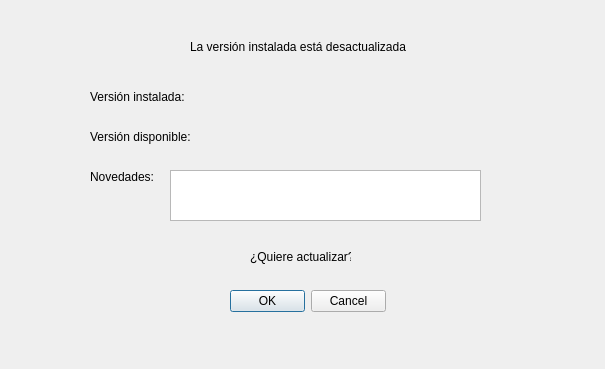
<?xml version="1.0" encoding="UTF-8"?>
<ui version="4.0">
 <class>ventanaActualizar</class>
 <widget class="QDialog" name="ventanaActualizar">
  <property name="geometry">
   <rect>
    <x>0</x>
    <y>0</y>
    <width>605</width>
    <height>369</height>
   </rect>
  </property>
  <property name="windowTitle">
   <string>Dialog</string>
  </property>
  <widget class="QLabel" name="label">
   <property name="geometry">
    <rect>
     <x>190</x>
     <y>40</y>
     <width>216</width>
     <height>14</height>
    </rect>
   </property>
   <property name="font">
    <font>
     <pointsize>9</pointsize>
    </font>
   </property>
   <property name="text">
    <string>La versión instalada está desactualizada.</string>
   </property>
  </widget>
  <widget class="QLabel" name="label_2">
   <property name="geometry">
    <rect>
     <x>90</x>
     <y>90</y>
     <width>94</width>
     <height>14</height>
    </rect>
   </property>
   <property name="font">
    <font>
     <pointsize>9</pointsize>
    </font>
   </property>
   <property name="text">
    <string>Versión instalada:</string>
   </property>
  </widget>
  <widget class="QLabel" name="label_3">
   <property name="geometry">
    <rect>
     <x>90</x>
     <y>130</y>
     <width>101</width>
     <height>14</height>
    </rect>
   </property>
   <property name="font">
    <font>
     <pointsize>9</pointsize>
    </font>
   </property>
   <property name="text">
    <string>Versión disponible:</string>
   </property>
  </widget>
  <widget class="QLabel" name="versionInstalada">
   <property name="geometry">
    <rect>
     <x>190</x>
     <y>90</y>
     <width>111</width>
     <height>20</height>
    </rect>
   </property>
   <property name="font">
    <font>
     <pointsize>9</pointsize>
    </font>
   </property>
   <property name="text">
    <string/>
   </property>
  </widget>
  <widget class="QLabel" name="versionDisponible">
   <property name="geometry">
    <rect>
     <x>200</x>
     <y>130</y>
     <width>101</width>
     <height>16</height>
    </rect>
   </property>
   <property name="font">
    <font>
     <pointsize>9</pointsize>
    </font>
   </property>
   <property name="text">
    <string/>
   </property>
  </widget>
  <widget class="QLabel" name="label_4">
   <property name="geometry">
    <rect>
     <x>250</x>
     <y>250</y>
     <width>101</width>
     <height>14</height>
    </rect>
   </property>
   <property name="font">
    <font>
     <pointsize>9</pointsize>
    </font>
   </property>
   <property name="text">
    <string>¿Quiere actualizar?</string>
   </property>
  </widget>
  <widget class="QDialogButtonBox" name="buttonBox">
   <property name="geometry">
    <rect>
     <x>230</x>
     <y>290</y>
     <width>156</width>
     <height>23</height>
    </rect>
   </property>
   <property name="standardButtons">
    <set>QDialogButtonBox::Cancel|QDialogButtonBox::Ok</set>
   </property>
  </widget>
  <widget class="QLabel" name="label_5">
   <property name="geometry">
    <rect>
     <x>90</x>
     <y>170</y>
     <width>64</width>
     <height>14</height>
    </rect>
   </property>
   <property name="font">
    <font>
     <pointsize>9</pointsize>
    </font>
   </property>
   <property name="text">
    <string>Novedades:</string>
   </property>
  </widget>
  <widget class="QPlainTextEdit" name="cuadroNovedades">
   <property name="geometry">
    <rect>
     <x>170</x>
     <y>170</y>
     <width>311</width>
     <height>51</height>
    </rect>
   </property>
  </widget>
 </widget>
 <resources/>
 <connections/>
</ui>
